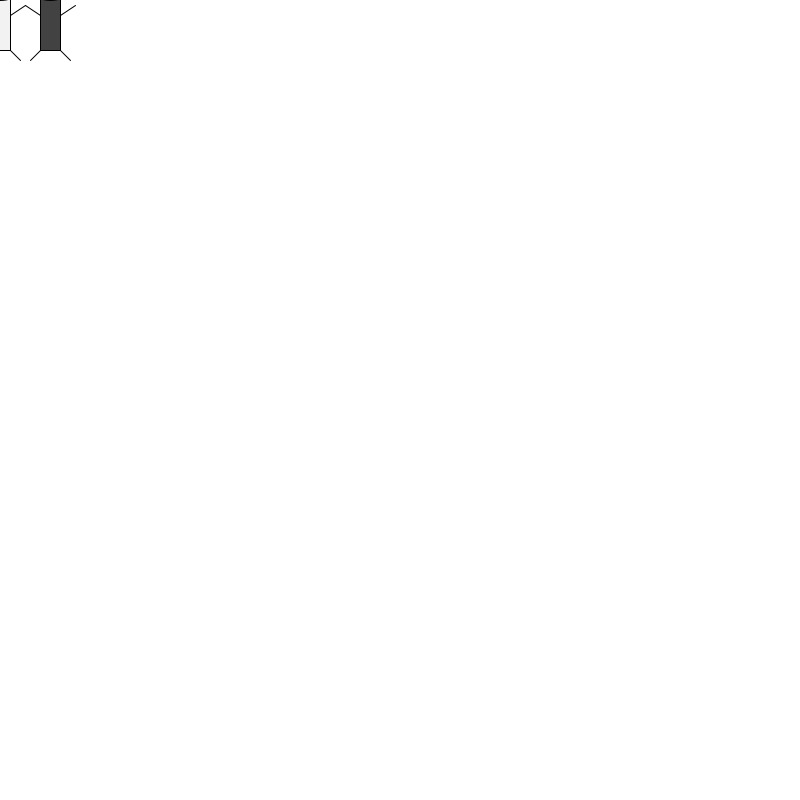
Frame 1 (no input)
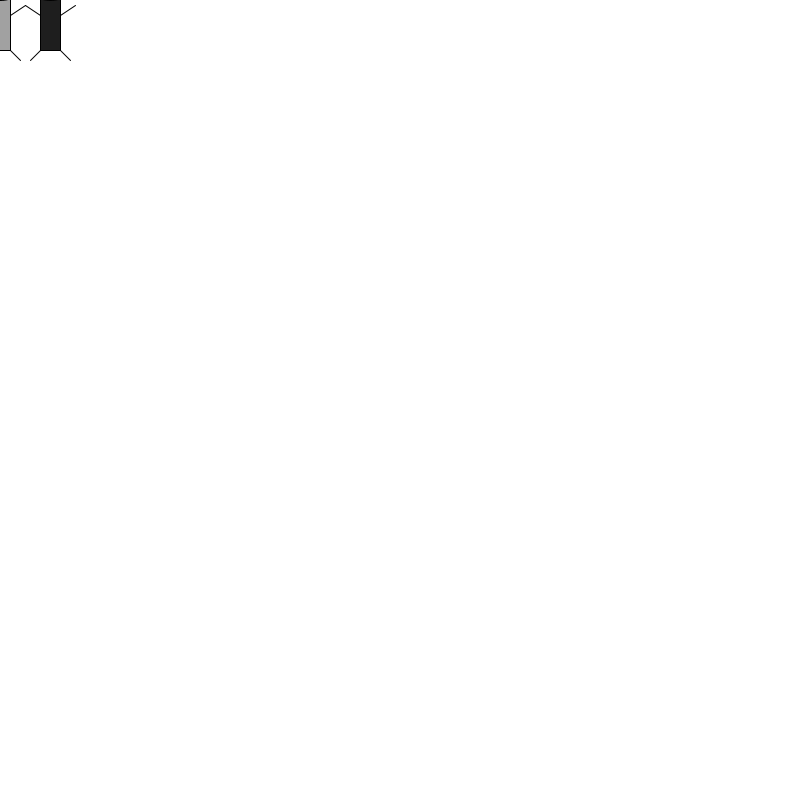
Frame 60 (the mouse pressed at the canvas centre just before this capture)
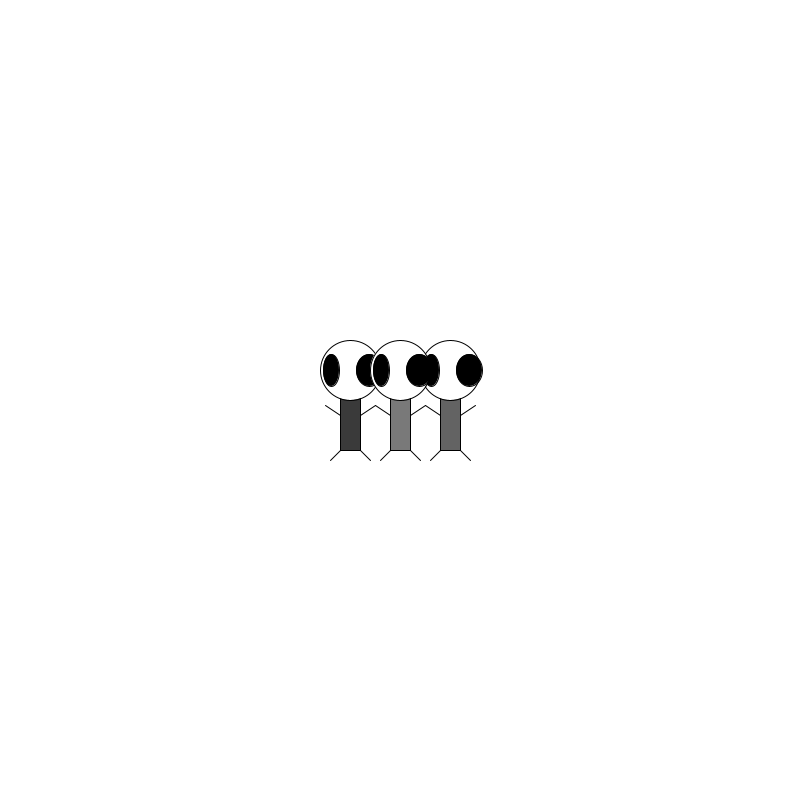
Frame 120 (the mouse held since frame 60 and released just before this capture)

The Processing sketch that drew these frames (run headless with seeded random() and noise(); from frame 60 on, the mouse is pressed at the canvas centre):

// Processing sketch: Zoog
// ── Zoog.pde
void setup(){
  size(800,800);
}

void draw(){
  background(255);
  //zoog(int(random(width)),int(random(height)),int(random(255)));
  //background(255);
  //ellipseMode(CENTER);
  //rectMode(CENTER);
  //stroke(0);
  //fill(150);
  ////rect(100,100,20,100);
  //rect(x,y,20,100);
  //stroke(0);
  //fill(255);
  ////ellipse(100,70,60,60);
  //ellipse(x,y-30,60,60);
  //fill(0);
  ////ellipse(81,70,16,32);
  ////ellipse(119,70,26,32);
  //ellipse(x-19,y-30,16,32);
  //ellipse(x+19,y-30,26,32);
  //stroke(0);
  ////line(90,150,80,160);
  ////line(110,150,120,160);
  //line(x-10,y+50,x-20,y+60);
  //line(x+10,y+50,x+20,y+60);
  zoog(mouseX-50,mouseY,int(random(255)));
  zoog(mouseX+50,mouseY,int(random(255)));
  zoog(mouseX,mouseY,int(random(255)));
}

void zoog(int x, int y, int c){
  //background(random(250,255));
  ellipseMode(CENTER);
  rectMode(CENTER);
  stroke(0);
  fill(c);
  //rect(100,100,20,100);
  rect(x,y,20,100);
  stroke(0);
  fill(255);
  //ellipse(100,70,60,60);
  ellipse(x,y-30,60,60);
  fill(0);
  //ellipse(81,70,16,32);
  //ellipse(119,70,26,32);
  ellipse(x-19,y-30,16,32);
  ellipse(x+19,y-30,26,32);
  stroke(0);
  //line(90,150,80,160);
  //line(110,150,120,160);
  line(x-10,y+50,x-20,y+60);
  line(x+10,y+50,x+20,y+60);
  line(x-10,y+15,x-25,y+5);
  line(x+10,y+15,x+25,y+5);
}

//void mouseDragged(){
//  x = x + 5;
//  if(value > 255){
//    value = 0;
//  }
//}
